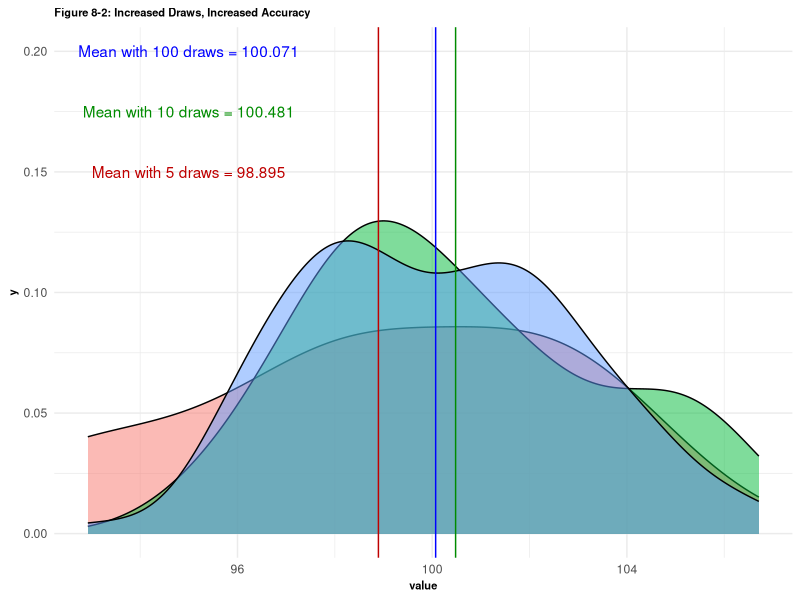
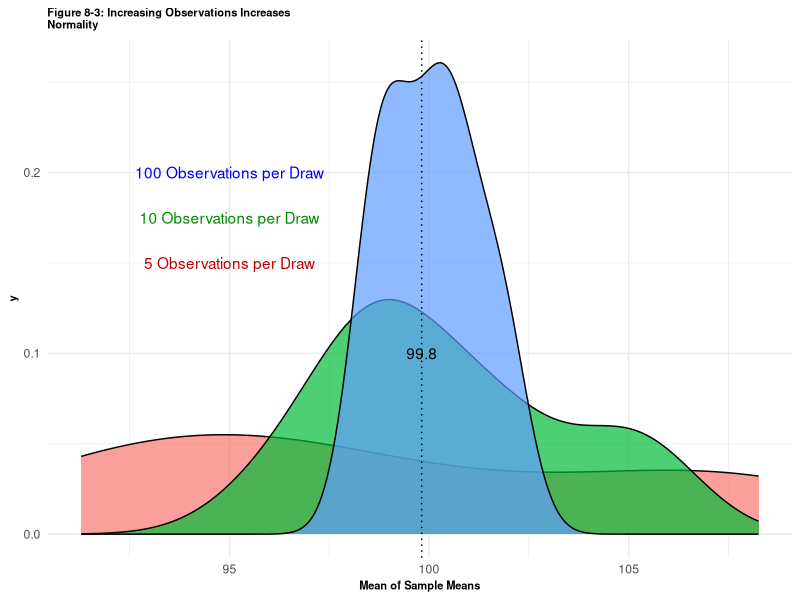
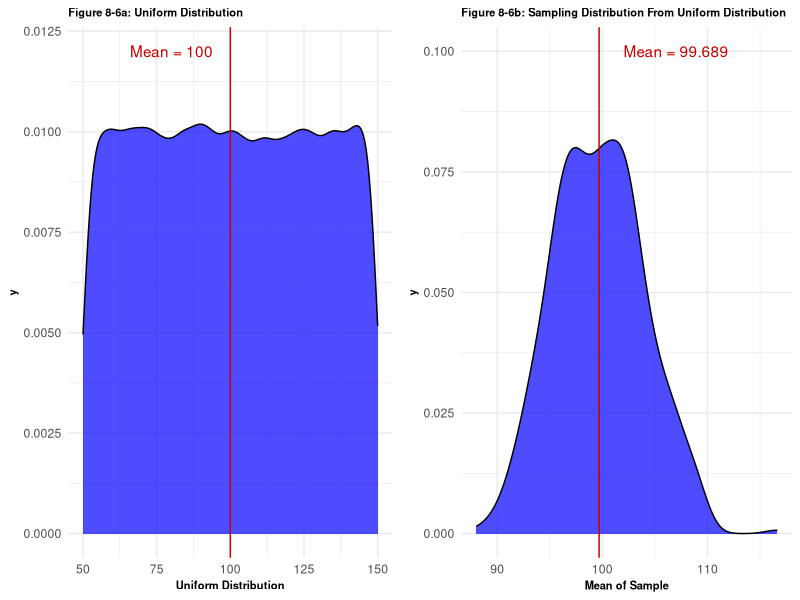
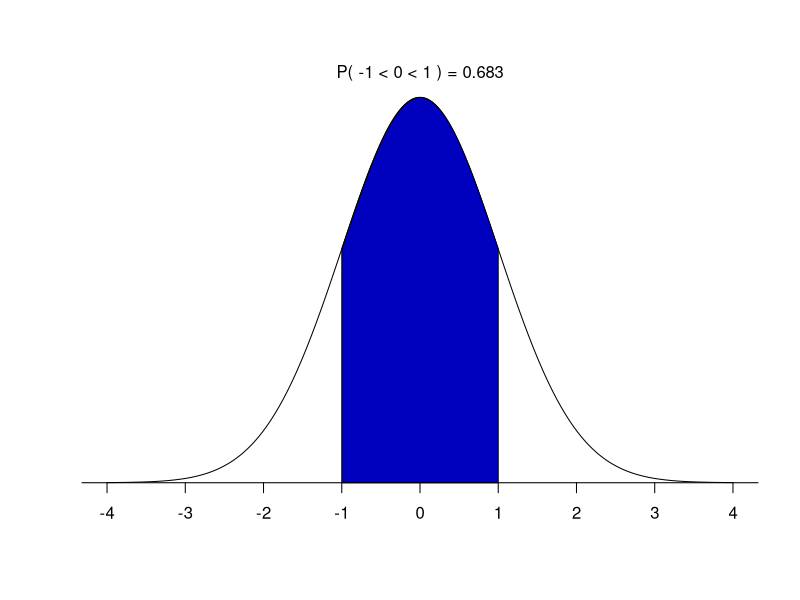
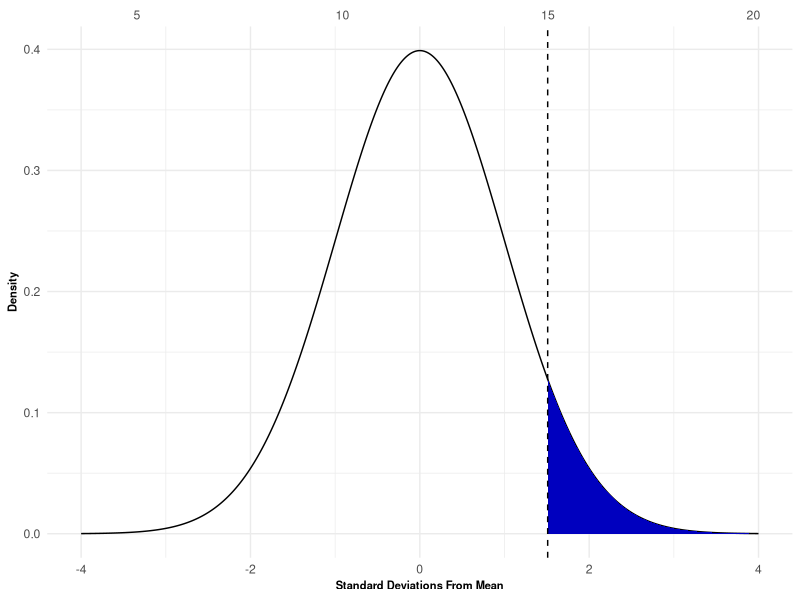

Generate these figures, in order, with R:
##################################################
# In-class exercises for Chapter 8 (fundamentals of probability theory)
# Jack Santucci
# 2023-02-27
# Our key goals are to introduce the Law of Large Numbers (LLN) and Central Limit Theorem (CLT). The overarching research question is: if we are interested in some summary statistic, how close can we get with a random sample to the full-population value of that statistic?
##################################################

##################################################
# Load packages
##################################################

library(reshape) # for melt()

library(ggplot2) # for ggplot-style plots

library(gridExtra) # for multi-panel plots

##################################################
# Illustrate LLN
##################################################

### SANTUCCI: Key idea here is that a sample statistic (like the mean) gets closer to the true statistic (mu below) as the number of samples increases. What is the sample statistic? It is some quantity of interest that we compute from the sample (mean, standard deviation, whatever).

### For LLN, we are holding constant the size of each sample (n=10).

# chunk 8-1

set.seed(3376)
mu=100; sigma=10; n=10

# chunk 8-2 (with slight Santucci modification... because this is a great way to illustrate the idea of the for-loop)

xbar1=rep(0,5) # create place to put data from for-loop. Note second argument: 5. See help file for rep() if necessary by passing "?rep" to the console.
for (i in 1:5) { # do the same thing 5 times
	xbar1[i]= mean(rnorm(n, mean=mu, sd=sigma)) # draw n=10 random values from a normal distribution centered on mean=mu=100 and sd=sigma=10. Do this five times. Take the mean each time, and store it to one of the five 'spots' in xbar1.
}

mu=100; sigma = 10; n=10
xbar2=rep(0,10)
for (i in 1:10) {xbar2[i]=mean(rnorm(n, mean=mu, sd=sigma))}

mu=100; sigma = 10; n=10
xbar3=rep(0,100)
for (i in 1:100) {xbar3[i]=mean(rnorm(n, mean=mu, sd=sigma))}

# chunk 8-4 -- SANTUCCI: this will show us how the 'mean of means' gets closer to the true mean (which is mu=100) as the number of random samples increases.

x <- list(v1=xbar1,v2=xbar2,v3=xbar3) # combine the vectors of sample means into a list... of vectors of sample means
data <- melt(x) # flatten that list into a single vector (really, a data frame with two variables. Why two? Because things get messy when we use melt.)
xb1 <- mean(xbar1)
 xb2 <- mean(xbar2)
 xb3 <- mean(xbar3)
ggplot(data,aes(x=value, fill=L1)) +
  geom_density(alpha=0.50) +
  ggtitle("Figure 8-2: Increased Draws, Increased Accuracy") +
  theme_minimal() +
  theme(plot.title = element_text(size = 8, face = "bold")) +
  theme(axis.title = element_text(size = 8, face = "bold")) +
  geom_vline(xintercept=xb1, col="#bf0000") +
  geom_vline(xintercept=xb2, col="#008b00") +
  geom_vline(xintercept=xb3, col="#0000ff") +
  annotate("text", x = 95, y = .15, label = "Mean with 5 draws = 98.895", col="#bf0000") +
  annotate("text", x = 95, y = .175, label = "Mean with 10 draws = 100.481", col="#008b00") +
  annotate("text", x = 95, y = .20, label = "Mean with 100 draws = 100.071", col="#0000ff") +
  theme(legend.position = "none")

##################################################
# Illustrate CLT
##################################################

### SANTUCCI: Now we will examine how the size of the sample affects the resulting distribution . We are holding constant the number of samples (10 for each sample size)... but increasing the size of each sample (n). Key idea here: as sample size increases, shape of distribution becomes more normal.

set.seed(3376)

# 10 means of 10 random draws of 5 values

mu=100; sigma=10; n=5
xbar1=rep(0,10)
for (i in 1:10) {xbar1[i]=mean(rnorm(n, mean=mu, sd=sigma))}

# 10 means of 10 random draws of 10 values

mu=100; sigma = 10; n=10
xbar2=rep(0,10)
for (i in 1:10) {xbar2[i]=mean(rnorm(n, mean=mu, sd=sigma))}

# 10 means of 10 random draws of 100 values

mu=100; sigma = 10; n=100 # 100 
xbar3=rep(0,10)
for (i in 1:10) {xbar3[i]=mean(rnorm(n, mean=mu, sd=sigma))}

x <- list(v1=xbar1,v2=xbar2,v3=xbar3)
data <- melt(x)
ggplot(data,aes(x=value, fill=L1)) +
  geom_density(alpha=.70) +
  theme_minimal() +
  theme(plot.title = element_text(size = 8, face = "bold")) +
  theme(axis.title = element_text(size = 8, face = "bold")) +
  ggtitle("Figure 8-3: Increasing Observations Increases
Normality") +
  annotate("text", x = 95, y = .15, label = "5 Observations per Draw", col="#bf0000") +
  annotate("text", x = 95, y = .175, label = "10 Observations per Draw", col="#008b00") +
annotate("text", x = 95, y = .20, label = "100 Observations per Draw", col="#0000ff") +
  theme(legend.position = "none") +
  xlab("Mean of Sample Means") + #Santucci addition: mean of means
  geom_vline(xintercept=mean(data$value), lty=3) +
  annotate("text", x=mean(data$value), y=0.1, label=paste0(round(mean(data$value), digits=1)))
  
##################################################
# Even if the population distribution is not normal, the sampling distribution of the parameter will be (p. 252).
##################################################

# chunk 8-10: 100k draws from a uniform distribution

xunif <- runif(100000, min = 50, max = 150)
x <- data.frame(xunif)
p <- ggplot(x, aes(xunif)) +
  geom_density(alpha=.7, fill="#0000ff") +
  theme_minimal() +
  theme(plot.title = element_text(size = 8, face = "bold")) +
  theme(axis.title = element_text(size = 8, face = "bold")) +
  annotate("text", x = 80, y = .012, label = "Mean = 100", col="#bf0000") +
  geom_vline(xintercept=100, col="#bf0000") +
  ggtitle("Figure 8-6a: Uniform Distribution") +
  xlab("Uniform Distribution")

# chunk 8-11: mean of each of 500 samples from the same uniform distribution

set.seed(3376)
min=50; max=150; n=50
xbar1=rep(0,500)
for (i in 1:500) {xbar1[i]=mean(runif(n, min, max))}
x <- data.frame(v1=xbar1)
xb1 <- mean(x$v1)
p1 <- ggplot(x,aes(x=v1)) +
  geom_density(fill="#0000ff", alpha=.7) +
  geom_vline(xintercept=xb1, col="#bf0000") +
  theme_minimal() +
  theme(plot.title = element_text(size = 8, face = "bold")) +
  theme(axis.title = element_text(size = 8, face = "bold")) +
  annotate("text", x = 107, y = .10, label = "Mean = 99.689", col="#bf0000") +
  ggtitle("Figure 8-6b: Sampling Distribution From Uniform Distribution") +
  xlab("Mean of Sample") +
  theme(legend.position = "none")
grid.arrange(p, p1, ncol=2)

##################################################
# Research question: how close is our sample mean to the population mean? CLT lets us say... because the shape of the sampling distribution approaches normalitly as sample size (N) increases. NOTE: again, the "sampling distribution" refers to the distribution of some sample statistic (quantity of interest). So, if we know things about the normal distribution, we can say how uncertain we are about the difference between our sample statistic and the same from the population (from which we drew our sample).
##################################################

# chunk 8-16

mean=0; sd=1 # distibution parameters
lb= -1; ub=1 # lower and upper bounds of shaded area (one standard deviation). Brown advises playing with these bounds (p. 261).
x <- seq(-4,4,length=10000)*sd + mean # some variable x that is (looks?) uniformly distributed
hx <- dnorm(x,mean,sd) # density of x
plot(x, hx, type="n", xlab="", ylab="", main="", axes=FALSE) # to see what this would produce if we did not suppress "type," run plot(x, hx).
i <- x >= lb & x <= ub # logical variable indicating whether each value of x is within or equal to the lower and upper bounds
lines(x, hx) # draw distribution
polygon(c(lb,x[i],ub), c(0,hx[i],0), col="#0000bf") # fill area within one standard deviation of mean
area <- pnorm(ub, mean, sd) - pnorm(lb, mean, sd) # calculate that area
result <- paste("P(",lb,"< 0 <",ub,") =", signif(area, digits=3)) # probability that a value draw from x is within one SD of the mean
mtext(result, 3)
axis(1, at=seq(-5, 5, 1), pos=0)

## IQ of Norwegian 8th graders (p. 263). Santucci code.

library(MASS)
data(nlschools)

z.score <- (15-mean(nlschools$IQ))/sd(nlschools$IQ)

pnorm(z.score)

# chunk 8-17 -- only 6% of students scored higher than the one above

v1 <- seq(-4, 4, length = 10000)
v2<- dnorm(v1, 0, 1)
df <- data.frame(v1, v2)
ggplot(df, aes(v1, v2)) +
  geom_line() +
  theme_minimal() +
  theme(plot.title = element_text(size = 8, face = "bold")) +
  theme(axis.title = element_text(size = 8, face = "bold")) +
  geom_ribbon(data=subset(df ,v1>1.51 & v1<4),aes(ymax=v2),ymin=0, fill="#0000bf",colour=NA) + # Santucci note: we could replace 1.51 with the z.score object I created above.
  scale_fill_brewer(guide="none") +
  xlab("Standard Deviations From Mean") +
  ylab("Density") +
  geom_vline(xintercept = 1.51, linetype=2) +
  scale_x_continuous(sec.axis=sec_axis(~.*2.06+11.88))
